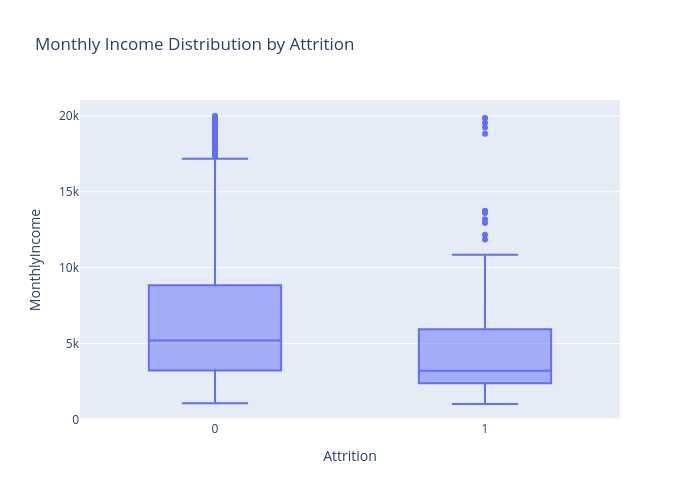

Write notebook code for a chart like this one.
### Code cell
fig = px.box(df, x="Attrition", y="MonthlyIncome", 
             title='Monthly Income Distribution by Attrition')

fig.update_layout(width=700, height=500)

### Figure 1 — Plotly figure (JSON) as saved in the notebook; plotly's stock layout.template omitted (floating-point values rounded to 4 significant figures; data arrays with more than 128 entries replaced by an {"elided": "..."} marker saying what was removed)
{"data": [{"alignmentgroup": "True", "hovertemplate": "Attrition=%{x}<br>MonthlyIncome=%{y}<extra></extra>", "legendgroup": "", "marker": {"color": "#636efa"}, "name": "", "notched": false, "offsetgroup": "", "orientation": "v", "showlegend": false, "type": "box", "x": {"elided": "1470 int values"}, "x0": " ", "xaxis": "x", "y": {"elided": "1470 int values"}, "y0": " ", "yaxis": "y"}], "layout": {"boxmode": "group", "height": 500, "legend": {"tracegroupgap": 0}, "title": {"text": "Monthly Income Distribution by Attrition"}, "width": 700, "xaxis": {"anchor": "y", "domain": [0, 1], "title": {"text": "Attrition"}}, "yaxis": {"anchor": "x", "domain": [0, 1], "title": {"text": "MonthlyIncome"}}}}
